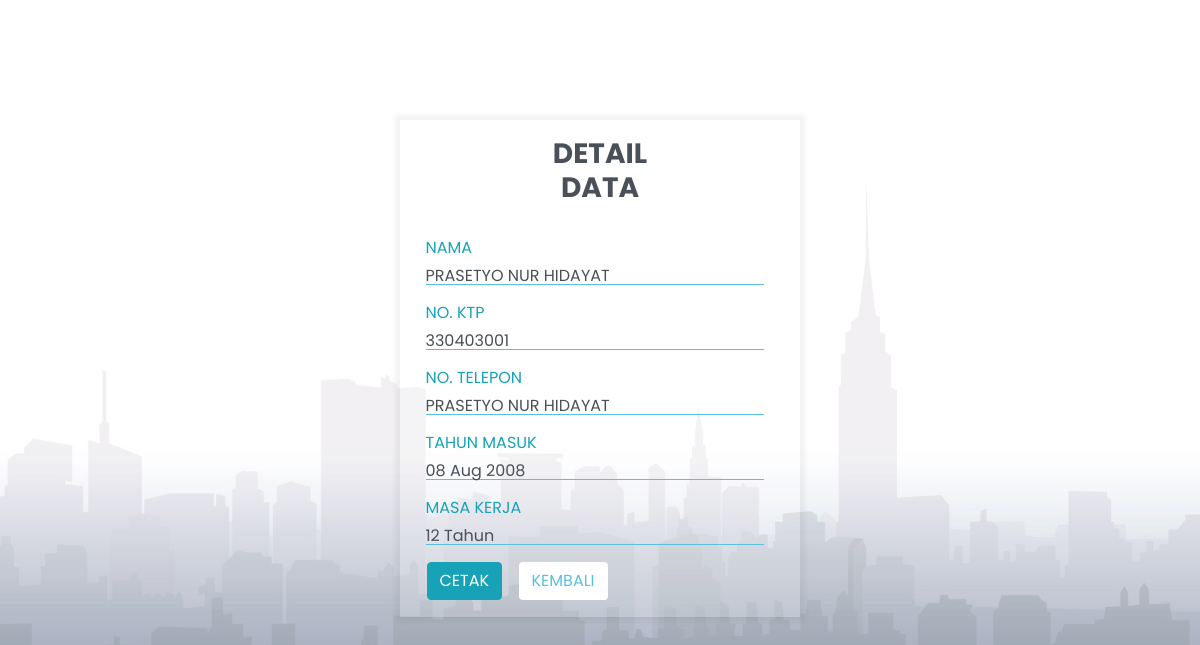
Page /detail.php?id=18 (signed in) on the committed database.
### tables this page shows
CREATE TABLE `data_karyawan` (
  `id` int(11) NOT NULL,
  `nama` varchar(30) NOT NULL,
  `no_ktp` varchar(20) NOT NULL,
  `no_telp` varchar(20) NOT NULL,
  `tahun_masuk` date NOT NULL
);

### detail.php (the view, shortened to what this page needs)
<!DOCTYPE html>
<html>
<head>
    <link href="//maxcdn.bootstrapcdn.com/bootstrap/4.1.1/css/bootstrap.min.css" rel="stylesheet" id="bootstrap-css">
    <link rel="stylesheet" href="css/style_data.css">
</head>
<body>
    <div id="form-detail">
        <div class="container">
            <div class="row justify-content-center">
                <div id="login-column" class="col-md-6">
                    <div id="login-box" class="col-md-12">
                    </div>
                    <?php
                    include 'koneksi.php';
                    $id = $_GET['id'];
                    $query = mysqli_query($conn, "select * from data_karyawan where id='$id'");
                    while ($data = mysqli_fetch_assoc($query)) {
                        $tahun_masuk = $data['tahun_masuk'];
                        $lama = new DateTime($tahun_masuk);
                        $sekarang = new DateTime();
                        $masa_kerja = $sekarang->diff($lama);
                    ?>
                        <h3 class="text-center"> <b> DETAIL DATA </b></h3>
                        <br>
                        <div class="form-group">
                            <label class="text-info">NAMA</label><br>
                            <p class="form-control"> <?php echo $data['nama'] ?> </p>
                        </div>
                        <div class="form-group">
                            <label class="text-info">NO. KTP</label><br>
                            <p class="form-control"> <?php echo $data['no_ktp'] ?> </p>
                        </div>
                        <div class="form-group">
                            <label class="text-info">NO. TELEPON</label><br>
                            <p class="form-control"> <?php echo $data['nama'] ?> </p>
                        </div>
                        <div class="form-group">
                            <label class="text-info">TAHUN MASUK</label><br>
                            <p class="form-control"> <?php echo date('d M Y', strtotime($data['tahun_masuk'])) ?></p>
                        </div>
                        <div class="form-group">
                            <label class="text-info">MASA KERJA</label><br>
                            <p class="form-control"><?php echo $masa_kerja->y . "&nbsp" . "Tahun" ?></p>
                        </div>
                        <table>
                            <tr>
                                <td>
                                    <a href="cetak.php?id=<?php echo $data['id']; ?>""  class=" btn btn-info btn-md">CETAK</a>
                                </td>
                                <td>
                                    <a style="background-color:#fff" href="index.php" class="btn btn-md buton">KEMBALI</a>
                                </td>
                            </tr>
                        </table>
                    <?php
                    }
                    ?>
                </div>
            </div>
        </div>
    </div>
</body>
</html>

### css/style_data.css (style rules this page uses)
body { font-family: "Poppins", sans-serif; background: url("../img/bgbgbg.jpg"); background-repeat: no-repeat; background-size: 100%; }
.container { background-color: rgba(255, 255, 255, 0.164); width: 400px; margin-top: 120px; margin-bottom: 50px; padding: 1rem 1rem 1rem 1rem; box-shadow: 0 0 5px 5px rgba(0, 0, 0, 0.05); height: 100%; }
.row { height: 100%; }
.form-control { display: block; width: 200%; font-size: 1rem; font-weight: 400; line-height: 1; border-color: #5bc0de !important; border-style: solid !important; border-width: 0 0 1px 0 !important; padding: 0px !important; margin-left: -90px; height: auto; border-radius: 0; background-color: rgba(177, 177, 177, 0); background-clip: padding-box; }
.btn-info { color: #ffffff; margin-left: -90px; }
.text-info { margin-left: -90px; }
.text-center { color: #495057; }
.buton { color: #5bc0de; }

### rows in the picture
data_karyawan: nama "PRASETYO NUR HIDAYAT", no_ktp "330403001", tahun_masuk "08 Aug 2008", tahun_masuk "12"
